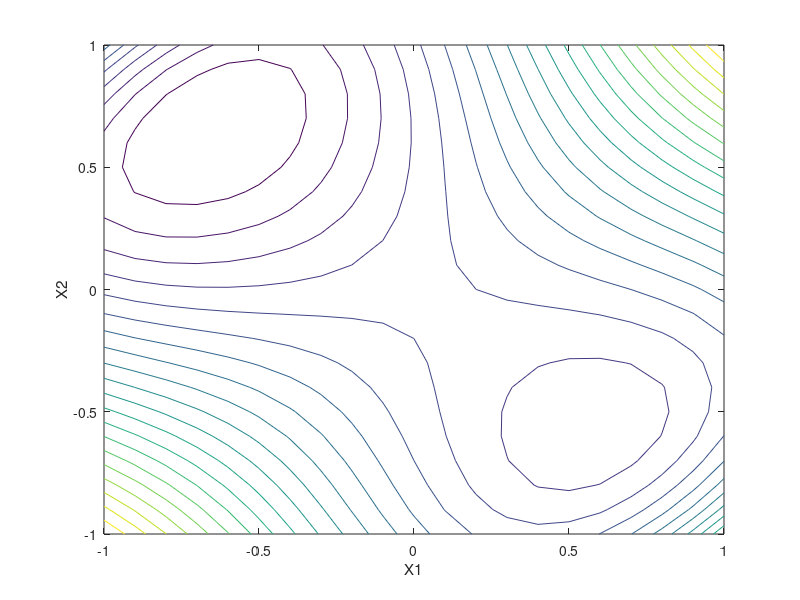

Recreate this plot in MATLAB.
[X, Y] = meshgrid(-1:0.1:1, -1:0.1:1); 
Z = (X-Y).^4 + 12*X.*Y - Y + X + 5; 
mesh(X, Y, Z) ; 

contour(X, Y, Z, 20 ) ; 
xlabel('X1') ; 
ylabel('X2'); 
box on; 